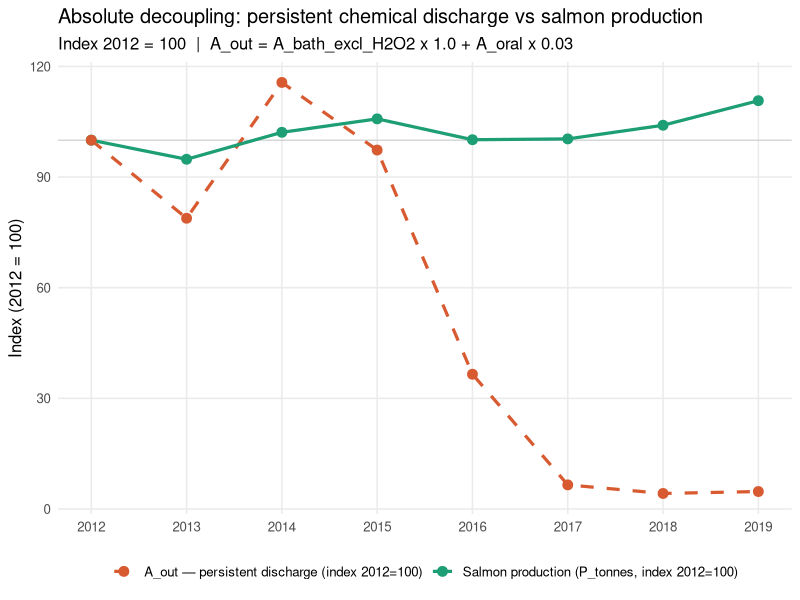
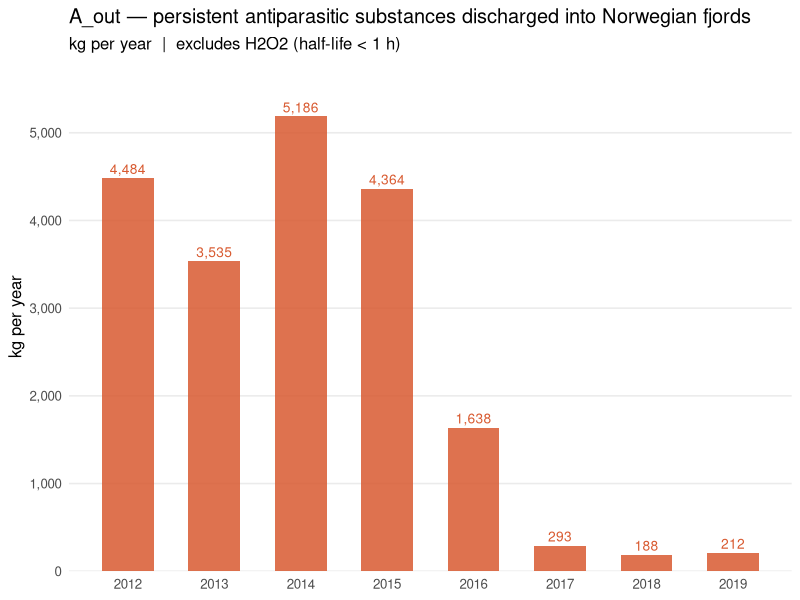
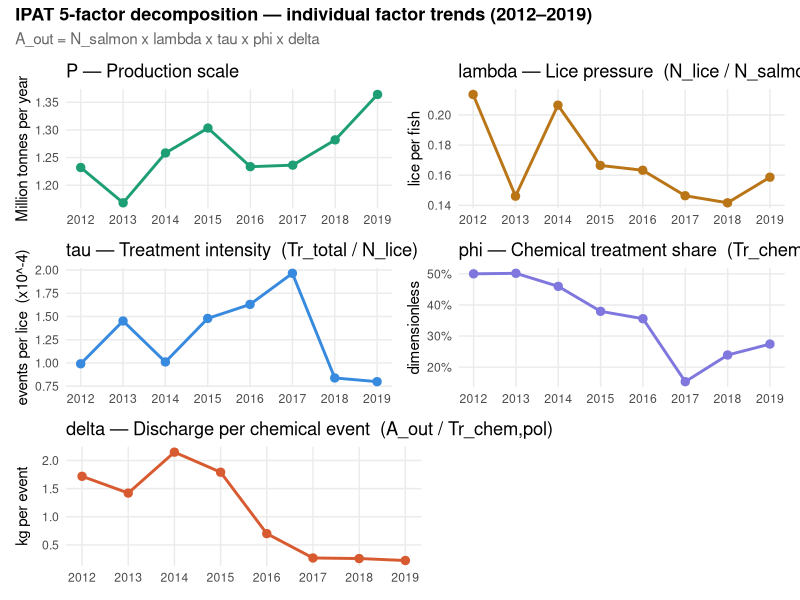
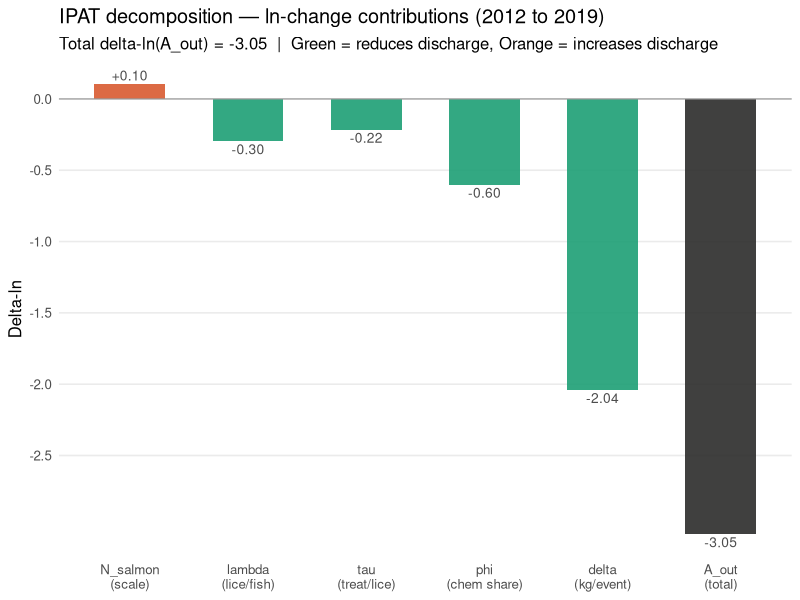
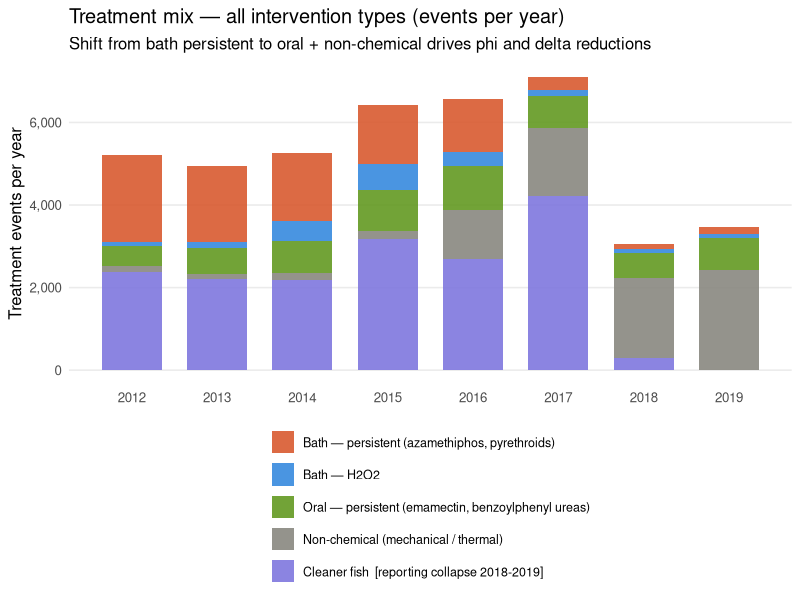
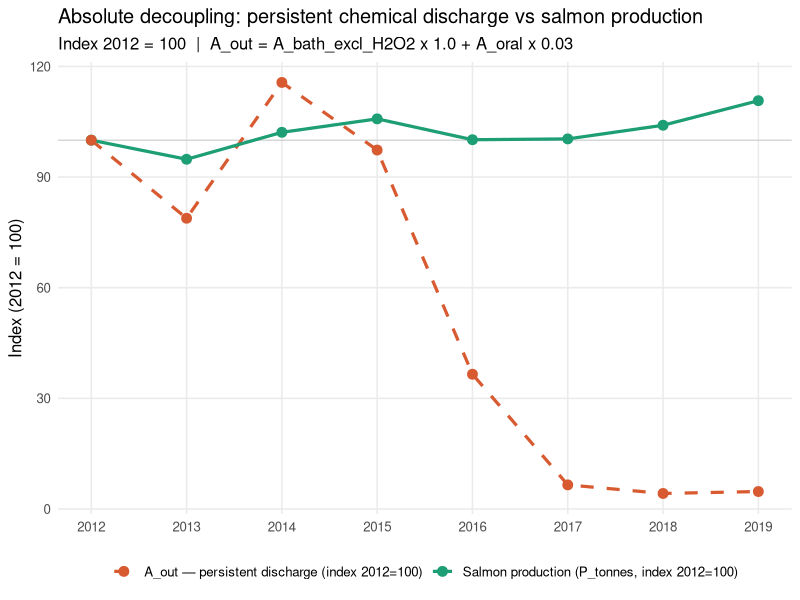
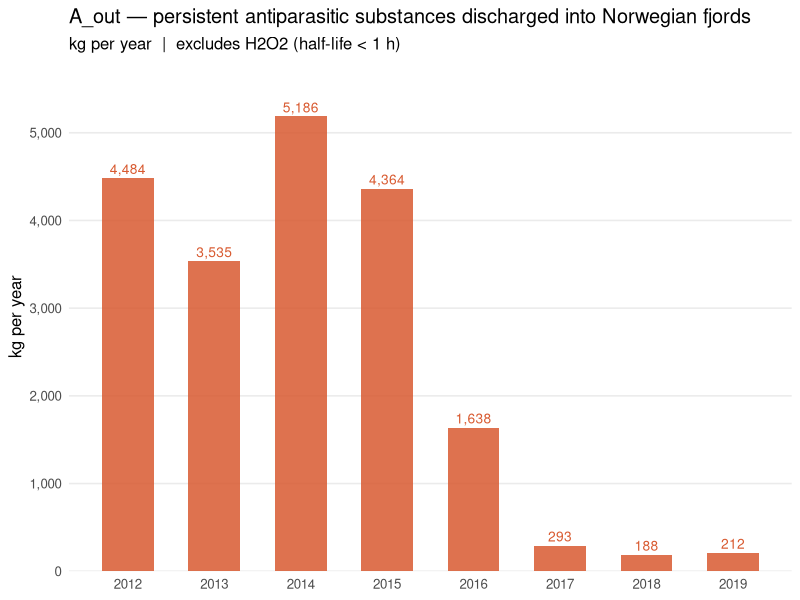
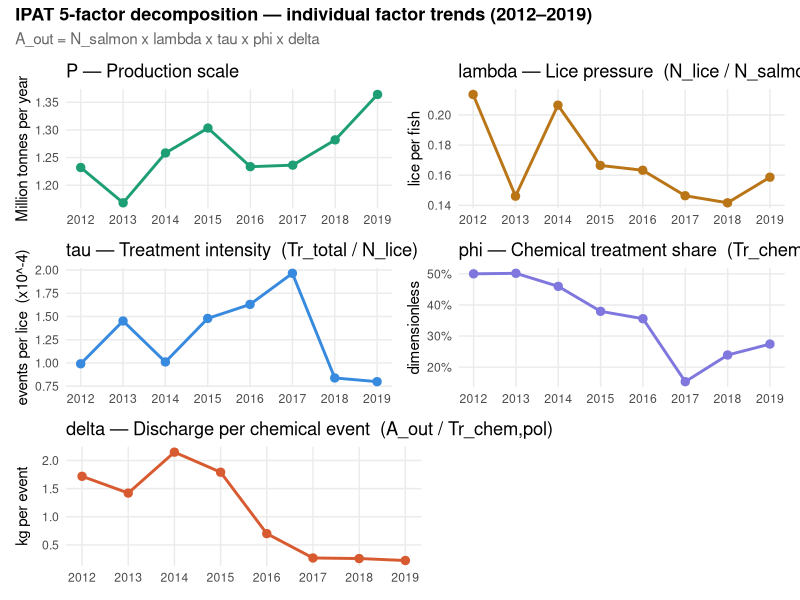

Source code (R) for these figures, in order:
## ---- chunk 1
knitr::opts_chunk$set(echo = TRUE, warning = FALSE, message = FALSE,
                      fig.width = 9, fig.height = 5)
## ---- chunk 2
library(tidyverse)
library(scales)
library(patchwork)
## ---- chunk 3
df <- read_csv("ipat2_antiparasitic_discharge.csv")

# Compute IPAT factors
df <- df %>%
  mutate(
    N_lice_total = N_salmon * N_lice_per_fish,        # lice/year
    lambda       = N_lice_per_fish,                    # lice/fish
    tau          = T_total / N_lice_total,             # events/lice
    phi          = T_chem_excl_h2o2 / T_total,        # dimensionless
    delta        = A_out_kg / T_chem_excl_h2o2,       # kg/event
    # Index base 2012 = 100 for decoupling chart
    idx_P        = P_tonnes / first(P_tonnes) * 100,
    idx_A_out    = A_out_kg / first(A_out_kg) * 100
  )

glimpse(df)
## ---- chunk 4
df_long <- df %>%
  select(year, idx_P, idx_A_out) %>%
  pivot_longer(-year, names_to = "series", values_to = "index") %>%
  mutate(series = recode(series,
    idx_P     = "Salmon production (P_tonnes, index 2012=100)",
    idx_A_out = "A_out — persistent discharge (index 2012=100)"
  ))

ggplot(df_long, aes(x = year, y = index, colour = series, linetype = series)) +
  geom_hline(yintercept = 100, colour = "grey80", linewidth = 0.4) +
  geom_line(linewidth = 1.1) +
  geom_point(size = 3) +
  scale_colour_manual(values = c(
    "Salmon production (P_tonnes, index 2012=100)"      = "#1D9E75",
    "A_out — persistent discharge (index 2012=100)" = "#D85A30"
  )) +
  scale_linetype_manual(values = c(
    "Salmon production (P_tonnes, index 2012=100)"      = "solid",
    "A_out — persistent discharge (index 2012=100)" = "dashed"
  )) +
  scale_x_continuous(breaks = 2012:2019) +
  scale_y_continuous(labels = label_number(suffix = "")) +
  labs(
    title    = "Absolute decoupling: persistent chemical discharge vs salmon production",
    subtitle = "Index 2012 = 100  |  A_out = A_bath_excl_H2O2 x 1.0 + A_oral x 0.03",
    x = NULL, y = "Index (2012 = 100)",
    colour = NULL, linetype = NULL
  ) +
  theme_minimal(base_size = 12) +
  theme(legend.position  = "bottom",
        panel.grid.minor = element_blank())

ggsave("Images/Absolut_Decoupling_IPAT_2.png", width = 9, height = 5, dpi = 300)

## ---- chunk 5
ggplot(df, aes(x = year, y = A_out_kg)) +
  geom_col(fill = "#D85A30", alpha = 0.85, width = 0.6) +
  geom_text(aes(label = comma(round(A_out_kg))),
            vjust = -0.4, size = 3.5, colour = "#D85A30") +
  scale_x_continuous(breaks = 2012:2019) +
  scale_y_continuous(labels = label_comma(),
                     expand = expansion(mult = c(0, 0.12))) +
  labs(
    title    = "A_out — persistent antiparasitic substances discharged into Norwegian fjords",
    subtitle = "kg per year  |  excludes H2O2 (half-life < 1 h)",
    x = NULL, y = "kg per year"
  ) +
  theme_minimal(base_size = 12) +
  theme(panel.grid.minor    = element_blank(),
        panel.grid.major.x  = element_blank())

ggsave("Images/A_out_absolut_term.png", width = 9, height = 4.5, dpi = 300)

## ---- chunk 6
p1 <- ggplot(df, aes(year, P_tonnes / 1e6)) +
  geom_line(colour = "#1D9E75", linewidth = 1) +
  geom_point(colour = "#1D9E75", size = 2.5) +
  scale_x_continuous(breaks = 2012:2019) +
  labs(title = "P — Production scale",
       y = "Million tonnes per year", x = NULL) +
  theme_minimal(base_size = 11) +
  theme(panel.grid.minor = element_blank())

p2 <- ggplot(df, aes(year, lambda)) +
  geom_line(colour = "#BA7517", linewidth = 1) +
  geom_point(colour = "#BA7517", size = 2.5) +
  scale_x_continuous(breaks = 2012:2019) +
  labs(title = "lambda — Lice pressure  (N_lice / N_salmon)",
       y = "lice per fish", x = NULL) +
  theme_minimal(base_size = 11) +
  theme(panel.grid.minor = element_blank())

p3 <- ggplot(df, aes(year, tau * 1e4)) +
  geom_line(colour = "#378ADD", linewidth = 1) +
  geom_point(colour = "#378ADD", size = 2.5) +
  scale_x_continuous(breaks = 2012:2019) +
  labs(title = "tau — Treatment intensity  (Tr_total / N_lice)",
       y = "events per lice  (x10^-4)", x = NULL) +
  theme_minimal(base_size = 11) +
  theme(panel.grid.minor = element_blank())

p4 <- ggplot(df, aes(year, phi)) +
  geom_line(colour = "#7F77DD", linewidth = 1) +
  geom_point(colour = "#7F77DD", size = 2.5) +
  scale_x_continuous(breaks = 2012:2019) +
  scale_y_continuous(labels = label_percent()) +
  labs(title = "phi — Chemical treatment share  (Tr_chem,pol / Tr_total)",
       y = "dimensionless", x = NULL) +
  theme_minimal(base_size = 11) +
  theme(panel.grid.minor = element_blank())

p5 <- ggplot(df, aes(year, delta)) +
  geom_line(colour = "#D85A30", linewidth = 1) +
  geom_point(colour = "#D85A30", size = 2.5) +
  scale_x_continuous(breaks = 2012:2019) +
  labs(title = "delta — Discharge per chemical event  (A_out / Tr_chem,pol)",
       y = "kg per event", x = NULL) +
  theme_minimal(base_size = 11) +
  theme(panel.grid.minor = element_blank())

p6 <- ggplot() + theme_void()

combined_plot <- (p1 + p2) / (p3 + p4) / (p5 + p6) +
  plot_annotation(
    title    = "IPAT 5-factor decomposition — individual factor trends (2012–2019)",
    subtitle = "A_out = N_salmon x lambda x tau x phi x delta",
    theme    = theme(
      plot.title    = element_text(size = 13, face = "bold"),
      plot.subtitle = element_text(size = 11, colour = "grey40")
    )
  )

combined_plot
ggsave("Images/IPAT_2_Factors.png", plot = combined_plot, width = 10, height = 9, dpi = 300)
## ---- chunk 7
ipat <- tibble(
  factor = factor(
    c("N_salmon\n(scale)", "lambda\n(lice/fish)", "tau\n(treat/lice)",
      "phi\n(chem share)", "delta\n(kg/event)", "A_out\n(total)"),
    levels = c("N_salmon\n(scale)", "lambda\n(lice/fish)", "tau\n(treat/lice)",
               "phi\n(chem share)", "delta\n(kg/event)", "A_out\n(total)")
  ),
  dln = c(
    log(last(df$N_salmon)  / first(df$N_salmon)),
    log(last(df$lambda)    / first(df$lambda)),
    log(last(df$tau)       / first(df$tau)),
    log(last(df$phi)       / first(df$phi)),
    log(last(df$delta)     / first(df$delta)),
    log(last(df$A_out_kg)  / first(df$A_out_kg))
  ),
  type = c("driver", "driver", "driver", "driver", "driver", "total")
)

ipat <- ipat %>%
  mutate(fill_col = case_when(
    type == "total" ~ "#2C2C2A",
    dln  >  0       ~ "#D85A30",
    TRUE            ~ "#1D9E75"
  ))

ggplot(ipat, aes(x = factor, y = dln, fill = fill_col)) +
  geom_col(width = 0.6, alpha = 0.9) +
  geom_hline(yintercept = 0, linewidth = 0.4, colour = "grey60") +
  geom_text(aes(label = sprintf("%+.2f", dln),
                vjust = ifelse(dln >= 0, -0.4, 1.3)),
            size = 3.5, colour = "grey30") +
  scale_fill_identity() +
  scale_y_continuous(breaks = seq(-2.5, 0.5, 0.5)) +
  labs(
    title    = "IPAT decomposition — ln-change contributions (2012 to 2019)",
    subtitle = "Total delta-ln(A_out) = -3.05  |  Green = reduces discharge, Orange = increases discharge",
    x = NULL, y = "Delta-ln"
  ) +
  theme_minimal(base_size = 12) +
  theme(panel.grid.minor    = element_blank(),
        panel.grid.major.x  = element_blank())
ggsave("Images/IPAT_2_Waterfall.png", width = 8.5, height = 4.5, dpi = 300, create.dir = TRUE)
## ---- chunk 8
treat <- df %>%
  select(year, T_bath_excl_h2o2, T_chem_h2o2, T_oral,
         T_non_chem, T_cleaner_fish) %>%
  pivot_longer(-year, names_to = "type", values_to = "events") %>%
  mutate(type = factor(type, levels = c(
    "T_bath_excl_h2o2", "T_chem_h2o2", "T_oral",
    "T_non_chem", "T_cleaner_fish"
  )))

type_labels <- c(
  T_bath_excl_h2o2 = "Bath — persistent (azamethiphos, pyrethroids)",
  T_chem_h2o2      = "Bath — H2O2",
  T_oral           = "Oral — persistent (emamectin, benzoylphenyl ureas)",
  T_non_chem       = "Non-chemical (mechanical / thermal)",
  T_cleaner_fish   = "Cleaner fish  [reporting collapse 2018-2019]"
)

type_colours <- c(
  T_bath_excl_h2o2 = "#D85A30",
  T_chem_h2o2      = "#378ADD",
  T_oral           = "#639922",
  T_non_chem       = "#888780",
  T_cleaner_fish   = "#7F77DD"
)

ggplot(treat, aes(x = year, y = events, fill = type)) +
  geom_col(width = 0.7, alpha = 0.9) +
  scale_fill_manual(values = type_colours, labels = type_labels) +
  scale_x_continuous(breaks = 2012:2019) +
  scale_y_continuous(labels = label_comma()) +
  labs(
    title    = "Treatment mix — all intervention types (events per year)",
    subtitle = "Shift from bath persistent to oral + non-chemical drives phi and delta reductions",
    x = NULL, y = "Treatment events per year", fill = NULL
  ) +
  theme_minimal(base_size = 12) +
  theme(legend.position    = "bottom",
        legend.text        = element_text(size = 9),
        panel.grid.minor   = element_blank(),
        panel.grid.major.x = element_blank()) +
  guides(fill = guide_legend(ncol = 1))
ggsave("Images/Treatment_Mix_shift_IPAT_2.png", width = 9, height = 5, dpi = 300)

## ---- chunk 9
df %>%
  mutate(
    ipat_product = N_salmon * lambda * tau * phi * delta,
    residual_pct = (ipat_product - A_out_kg) / A_out_kg * 100
  ) %>%
  select(year, A_out_kg, ipat_product, residual_pct) %>%
  mutate(across(c(A_out_kg, ipat_product), ~round(., 2)),
         residual_pct = round(residual_pct, 6)) %>%
  knitr::kable(
    col.names = c("Year", "A_out_kg (raw)", "IPAT product", "Residual (%)"),
    align     = "rrrr",
    caption   = "IPAT identity verification — residual should be 0% all years"
  )
